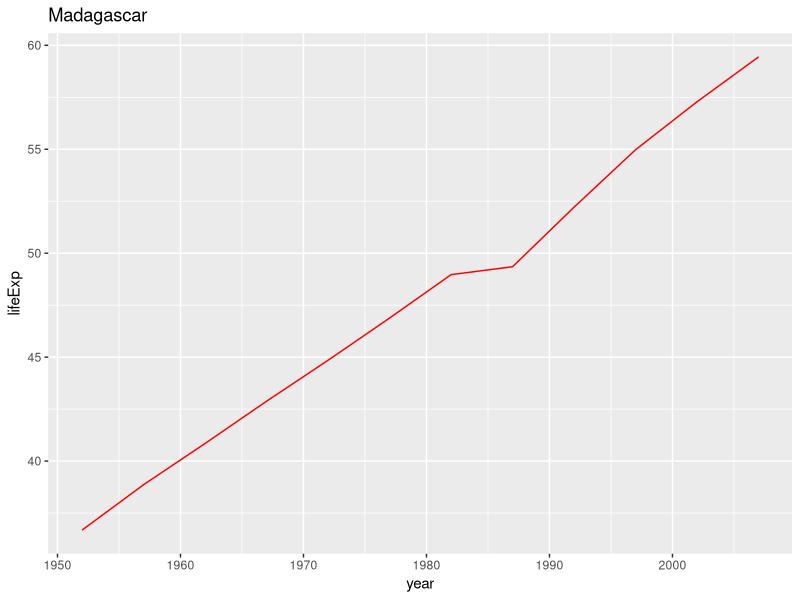
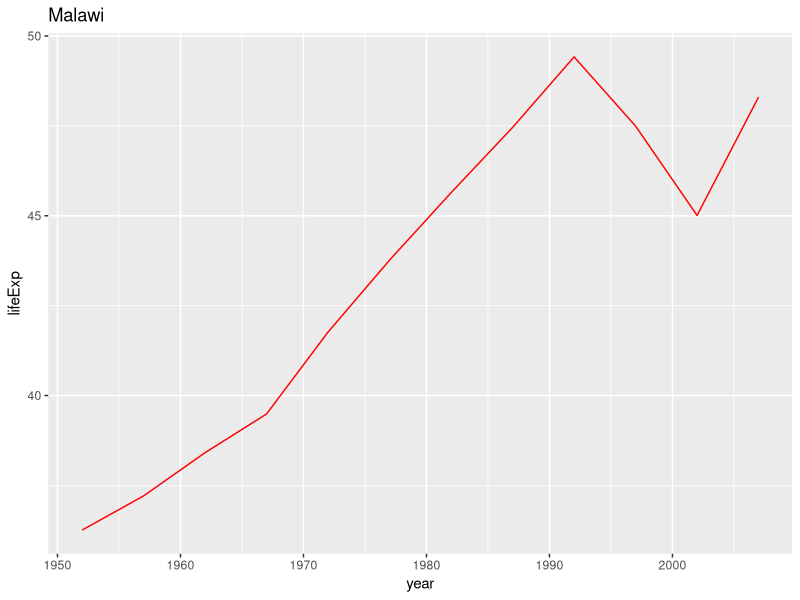
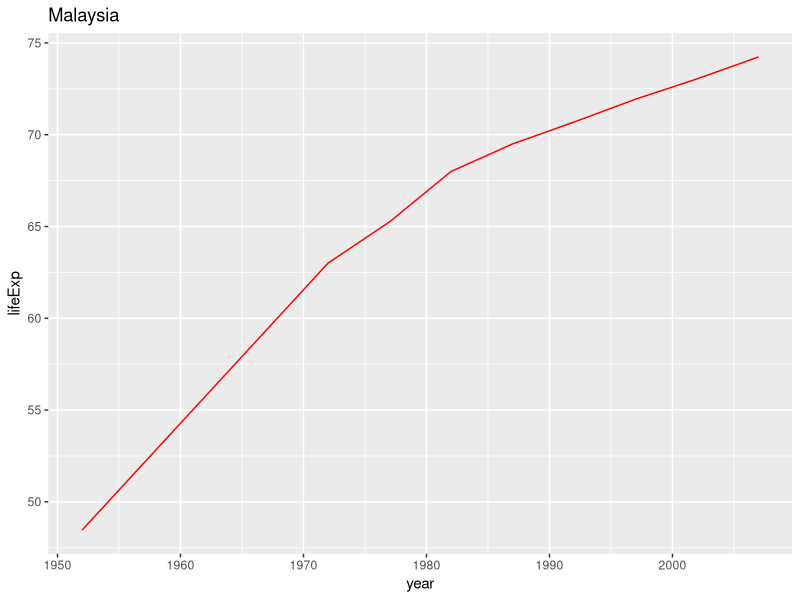
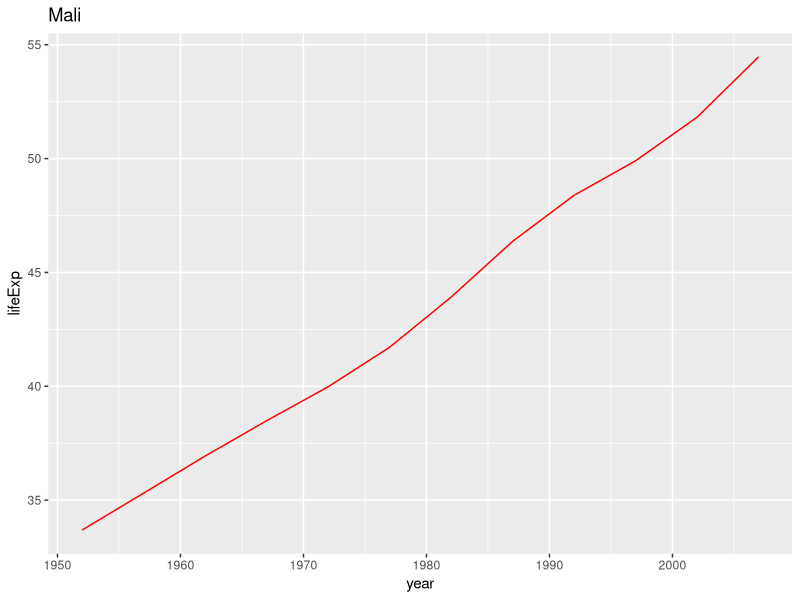
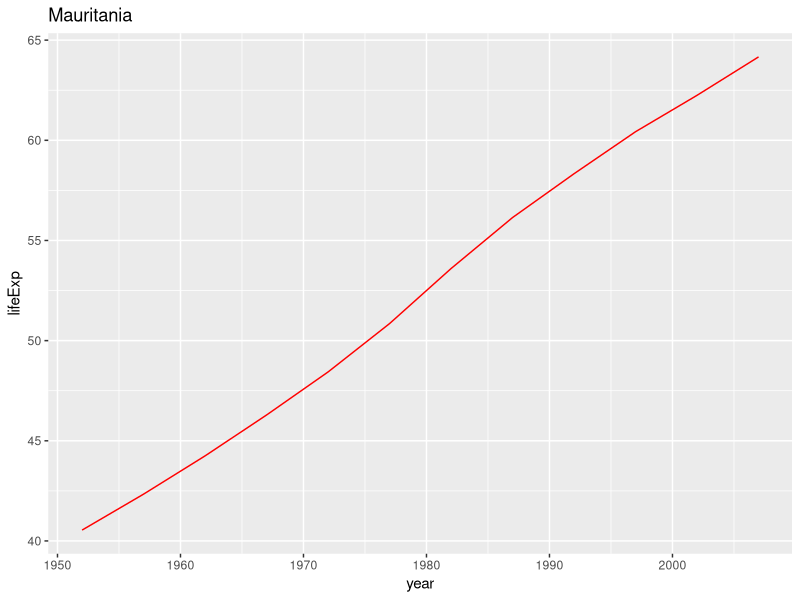
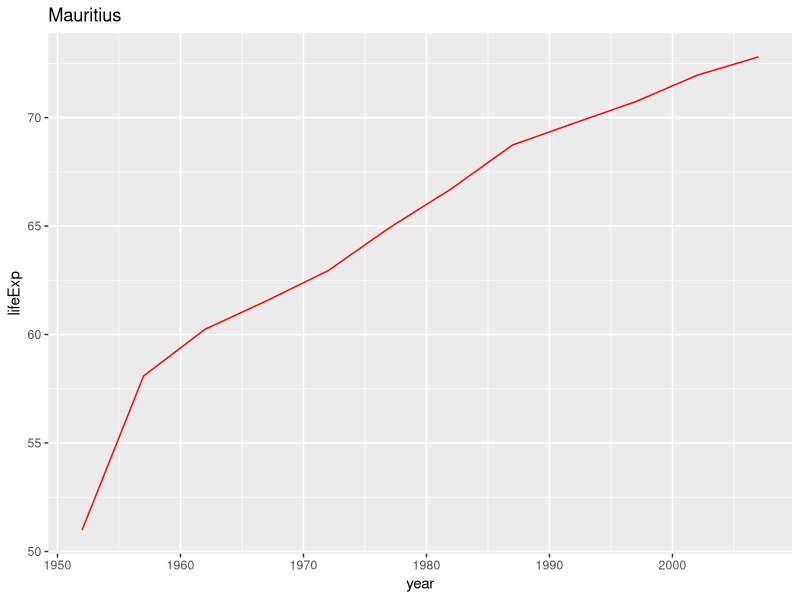

These charts were generated, in order, by the following R code:
## ---- chunk 1
#load packages
library(ggplot2)

#read data ito R
gapminder<-read.table("gapminder.txt", header = TRUE)

#make country_list to loop over
country_list=unique(gapminder$country)

#loop over counry_list
for(country in country_list) {
  if(startsWith(country,"Ma")){
    #subset data to get info about the country if its name starts with 'Ma'
    countryData<-gapminder[gapminder$country==country,]
    #make ggplot with countryData
    print(ggplot(data=countryData)+aes(x=year,y=lifeExp)+geom_line(color="red")
          +labs(title=country))
    
  }
}
